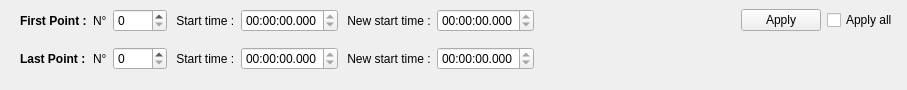
        <widget class="QWidget" name="syncTab">
         <attribute name="title">
          <string>Sync</string>
         </attribute>
         <widget class="QWidget" name="layoutWidget">
          <property name="geometry">
           <rect>
            <x>20</x>
            <y>0</y>
            <width>878</width>
            <height>81</height>
           </rect>
          </property>
          <layout class="QGridLayout" name="gridLayout_4">
           <item row="0" column="8">
            <widget class="QPushButton" name="syncApplyPushButton">
             <property name="text">
              <string>Apply</string>
             </property>
            </widget>
           </item>
           <item row="0" column="3">
            <widget class="QLabel" name="firstStartLabel">
             <property name="text">
              <string> Start time :</string>
             </property>
            </widget>
           </item>
           <item row="0" column="6">
            <widget class="QTimeEdit" name="firstNewStartTimeEdit">
             <property name="contextMenuPolicy">
              <enum>Qt::CustomContextMenu</enum>
             </property>
             <property name="readOnly">
              <bool>true</bool>
             </property>
             <property name="keyboardTracking">
              <bool>false</bool>
             </property>
             <property name="displayFormat">
              <string>HH:mm:ss.zzz</string>
             </property>
            </widget>
           </item>
           <item row="0" column="5">
            <widget class="QLabel" name="firstNewStartLabel">
             <property name="text">
              <string> New start time :</string>
             </property>
            </widget>
           </item>
           <item row="0" column="9">
            <widget class="QCheckBox" name="syncApplyAllCheckBox">
             <property name="text">
              <string>Apply all</string>
             </property>
            </widget>
           </item>
           <item row="0" column="0">
            <widget class="QLabel" name="firstPtLabel">
             <property name="font">
              <font>
               <weight>75</weight>
               <bold>true</bold>
              </font>
             </property>
             <property name="text">
              <string>First Point :</string>
             </property>
            </widget>
           </item>
           <item row="0" column="1">
            <widget class="QLabel" name="firstNumLabel">
             <property name="text">
              <string>N°</string>
             </property>
            </widget>
           </item>
           <item row="0" column="7">
            <spacer name="horizontalSpacer">
             <property name="orientation">
              <enum>Qt::Horizontal</enum>
             </property>
             <property name="sizeHint" stdset="0">
              <size>
               <width>40</width>
               <height>20</height>
              </size>
             </property>
            </spacer>
           </item>
           <item row="0" column="2">
            <widget class="QSpinBox" name="firstNumSpinBox">
             <property name="contextMenuPolicy">
              <enum>Qt::CustomContextMenu</enum>
             </property>
            </widget>
           </item>
           <item row="0" column="4">
            <widget class="QTimeEdit" name="firstStartTimeEdit">
             <property name="readOnly">
              <bool>true</bool>
             </property>
             <property name="keyboardTracking">
              <bool>false</bool>
             </property>
             <property name="displayFormat">
              <string>HH:mm:ss.zzz</string>
             </property>
            </widget>
           </item>
           <item row="1" column="0">
            <widget class="QLabel" name="lastPtLabel">
             <property name="font">
              <font>
               <weight>75</weight>
               <bold>true</bold>
              </font>
             </property>
             <property name="text">
              <string>Last Point :</string>
             </property>
            </widget>
           </item>
           <item row="1" column="1">
            <widget class="QLabel" name="lastNumLabel">
             <property name="text">
              <string>N°</string>
             </property>
            </widget>
           </item>
           <item row="1" column="2">
            <widget class="QSpinBox" name="lastNumSpinBox">
             <property name="contextMenuPolicy">
              <enum>Qt::CustomContextMenu</enum>
             </property>
             <property name="maximum">
              <number>9999</number>
             </property>
            </widget>
           </item>
           <item row="1" column="3">
            <widget class="QLabel" name="lastStartLabel">
             <property name="text">
              <string> Start time :</string>
             </property>
            </widget>
           </item>
           <item row="1" column="4">
            <widget class="QTimeEdit" name="lastStartTimeEdit">
             <property name="readOnly">
              <bool>true</bool>
             </property>
             <property name="keyboardTracking">
              <bool>false</bool>
             </property>
             <property name="displayFormat">
              <string>HH:mm:ss.zzz</string>
             </property>
            </widget>
           </item>
           <item row="1" column="5">
            <widget class="QLabel" name="lastNewStartLabel">
             <property name="text">
              <string> New start time :</string>
             </property>
            </widget>
           </item>
           <item row="1" column="6">
            <widget class="QTimeEdit" name="lastNewStartTimeEdit">
             <property name="contextMenuPolicy">
              <enum>Qt::CustomContextMenu</enum>
             </property>
             <property name="readOnly">
              <bool>true</bool>
             </property>
             <property name="keyboardTracking">
              <bool>false</bool>
             </property>
             <property name="currentSection">
              <enum>QDateTimeEdit::HourSection</enum>
             </property>
             <property name="displayFormat">
              <string>HH:mm:ss.zzz</string>
             </property>
            </widget>
           </item>
          </layout>
         </widget>
        </widget>
